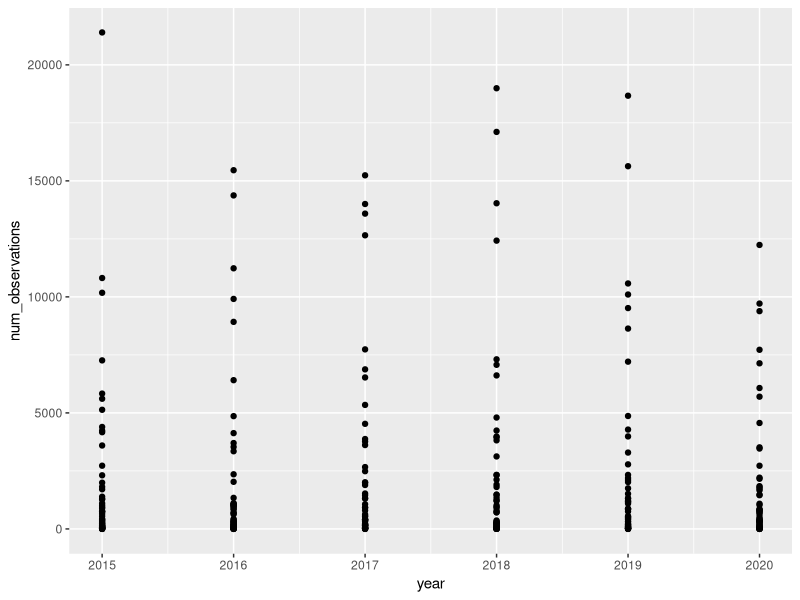
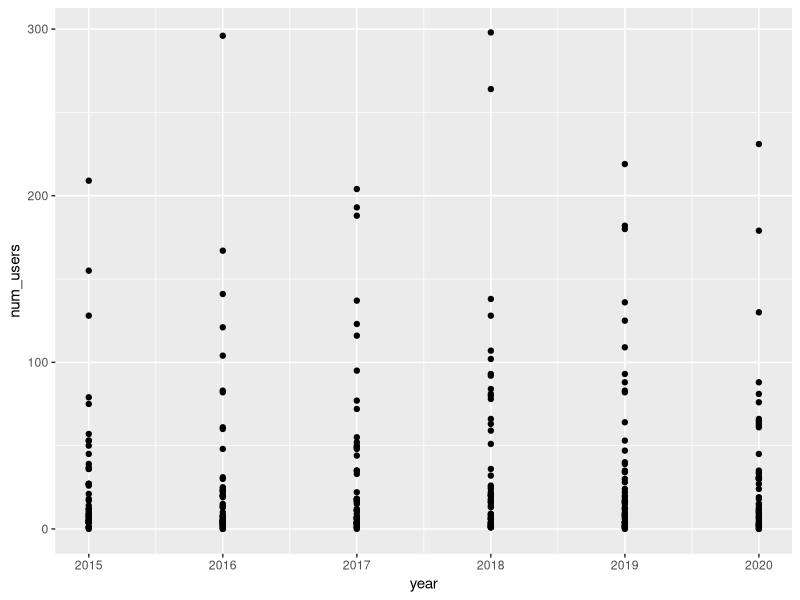
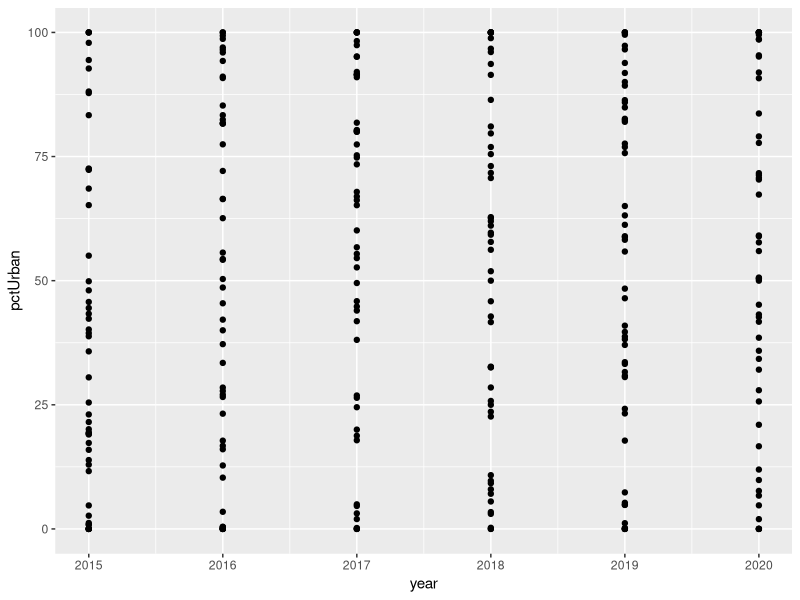

The R script that drew these images, in order: (Note: this script raises an error after producing the figures.)
# Analyses of USA NPN data lme4
# Kathleen L Prudic
# klprudic@arizona.edu
# created 2020-09-02

# Remove wonton variables 
rm(list = ls())

# Load additional packages
library(tidyverse)
library(lme4)
library(merTools)

# Load data
usa_counts <- read_csv(file = "data/npn-usa-counts-urban.csv")

# Add log transformation of num_observations and num_users
# usa_counts <- usa_counts %>%
# mutate(log_num_obs = log10(num_observations)) %>%
# mutate(log_num_users = log10(num_users))

# Filter data for 2015-2019 records, num_observations and num_users
usa_counts_2015_2019 <- usa_counts %>%
  filter(year != 2020)

# Plot observation data ignoring state
ggplot(data = usa_counts, mapping = aes(x = year, y = num_observations)) +
  geom_point() 

# Plot user data ignoring state
ggplot(data = usa_counts, mapping = aes(x = year, y = num_users)) +
  geom_point() 

# Plot percent urban observation data ignoring state
ggplot(data = usa_counts, mapping = aes(x = year, y = pctUrban)) +
  geom_point()

################################################################################
# num_observations analysis

# Linear model of observation data 2015-2019
# Use ML because we are comparing models
usa_lme <- lme4::lmer(num_observations ~ year + (1|state),  
                      data = usa_counts_2015_2019, 
                      REML = FALSE)

# Polynomial model of observation data 2015-2019
# Degree 2
usa_lme_poly <- lme4::lmer(num_observations ~ poly(x = year, degree = 2) + (1|state),
                           data = usa_counts_2015_2019, 
                           REML = FALSE)

# Compare linear and polynomial models
anova(usa_lme, usa_lme_poly)

# Linear model of observation data 2015-2019
# Use REML because we want accurate estimates
usa_lme <- lme4::lmer(num_observations ~ year + (1|state),  
                     data = usa_counts_2015_2019, 
                           REML = TRUE)

# Create predicted values
predictions <- merTools::predictInterval(usa_lme, 
                                         newdata = usa_counts, 
                                         level = 0.95)

# Add predictions to dataframe
usa_counts <- usa_counts %>%
  mutate(pred_num_obs = predictions$fit, 
         lwr_num_obs = predictions$lwr,
         upr_num_obs = predictions$upr) %>%
  mutate(below_ci = num_observations < lwr_num_obs, 
         above_ci = num_observations > upr_num_obs) %>%
  mutate(pct_change = ((num_observations - pred_num_obs)/ pred_num_obs)*100)

# Pull out values for 2020
pred_2020 <- usa_counts %>%
  filter(year == 2020)

# Write to file
write_csv(x = pred_2020, path = "output/NPN_predictions_obs_2020.csv")

################################################################################
# num_users analysis

# Linear model of observation data 2015-2019
# Use ML because we are comparing models
usa_lme <- lme4::lmer(num_users ~ year + (1|state),  
                      data = usa_counts_2015_2019, 
                      REML = FALSE)

# Polynomial model of observation data 2015-2019
# Degree 2
usa_lme_poly <- lme4::lmer(num_users ~ poly(x = year, degree = 2) + (1|state),
                           data = usa_counts_2015_2019, 
                           REML = FALSE)

# Compare linear and polynomial models
anova(usa_lme, usa_lme_poly)

# Linear model of observation data 2015-2019
# Use REML because we want accurate estimates
usa_lme <- lme4::lmer(num_users ~ year + (1|state),  
                      data = usa_counts_2015_2019, 
                           REML = TRUE)

# Create predicted values
predictions <- merTools::predictInterval(usa_lme, 
                                         newdata = usa_counts, 
                                         level = 0.95)

# Add predictions to dataframe
usa_counts <- usa_counts %>%
  mutate(pred_num_users = predictions$fit, 
         lwr_num_users = predictions$lwr,
         upr_num_users = predictions$upr) %>%
  mutate(below_ci = num_users < lwr_num_users, 
         above_ci = num_users > upr_num_users) %>%
  mutate(pct_change = ((num_users - pred_num_users)/ pred_num_users)*100)  

# Pull out values for 2020
pred_2020 <- usa_counts %>%
  filter(year == 2020)

# Write to file
write_csv(x = pred_2020, path = "output/NPN_predictions_users_2020.csv")

################################################################################
# percent urban observations analysis

# Linear model of observation data 2015-2019
# Use ML because we are comparing models
usa_lme <- lme4::lmer(pctUrban ~ year + (1|state),  
                      data = usa_counts_2015_2019, 
                      REML = FALSE)

# Polynomial model of observation data 2015-2019
# Degree 2
usa_lme_poly <- lme4::lmer(pctUrban ~ poly(x = year, degree = 2) + (1|state),
                           data = usa_counts_2015_2019, 
                           REML = FALSE)

# Compare linear and polynomial models
anova(usa_lme, usa_lme_poly)

# Polynomial model of observation data 2015-2019
# Use REML because we want accurate estimates
usa_lme_poly <- lme4::lmer(pctUrban ~ poly(x = year, degree = 2) + (1|state),
                           data = usa_counts_2015_2019,  
                           REML = TRUE)

# Create predicted values
predictions <- merTools::predictInterval(usa_lme_poly, 
                                         newdata = usa_counts, 
                                         level = 0.95)

# Add predictions to dataframe
usa_counts <- usa_counts %>%
  mutate(pred_pct_urban = predictions$fit, 
         lwr_pct_urban = predictions$lwr,
         upr_pct_urban = predictions$upr) %>%
  mutate(below_ci = pctUrban < lwr_pct_urban, 
         above_ci = pctUrban > upr_pct_urban) %>%
  mutate(pct_change = ((pctUrban - pred_pct_urban)/ pred_pct_urban)*100)  

# Pull out values for 2020
pred_2020 <- usa_counts %>%
  filter(year == 2020)

# Write to file
write_csv(x = pred_2020, path = "output/NPN_predictions_urban_2020.csv")
